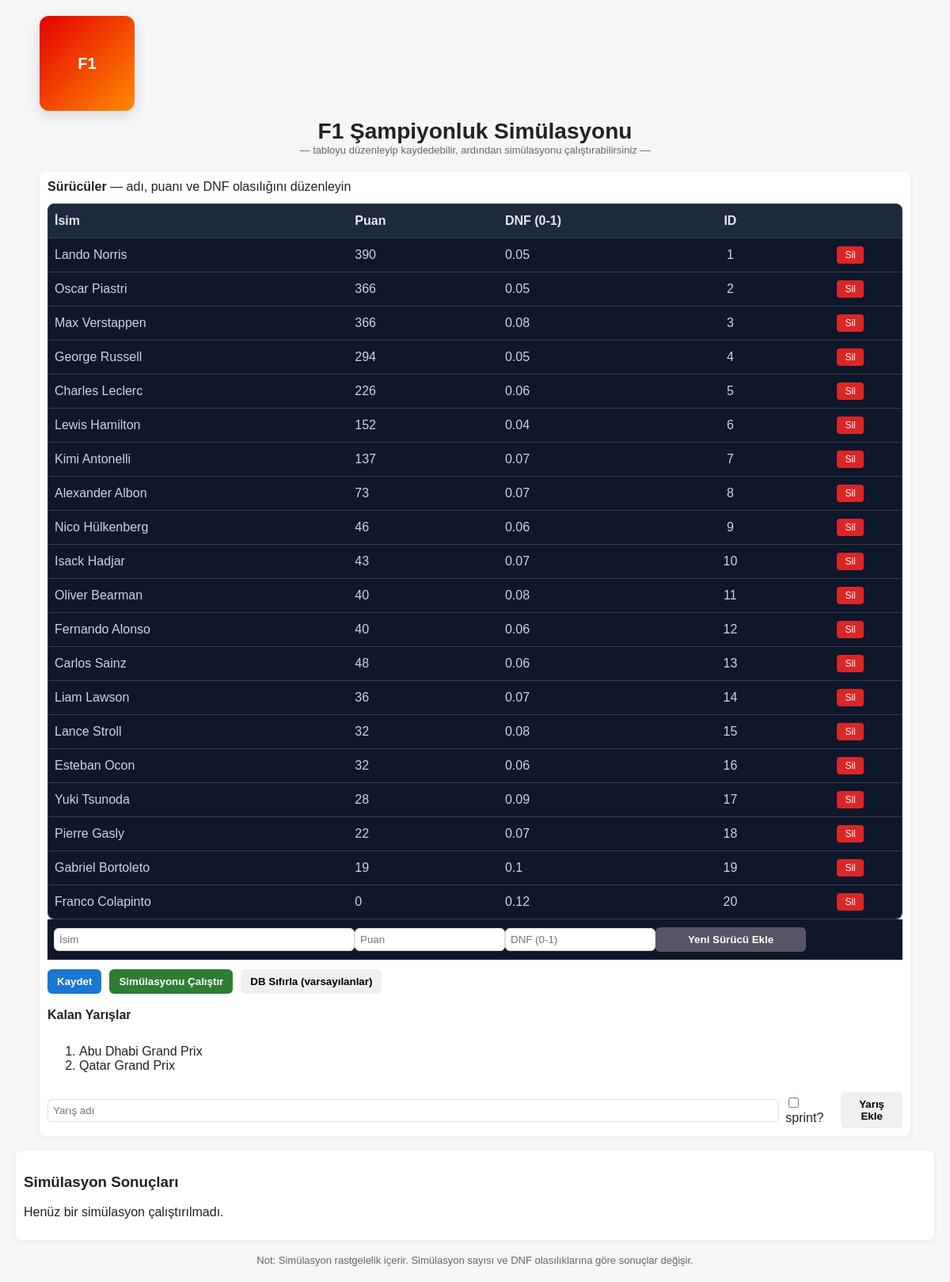
The page / on the database its author committed.
### tables this page shows
CREATE TABLE drivers (
            driver_id INTEGER PRIMARY KEY AUTOINCREMENT,
            name TEXT UNIQUE,
            current_points INTEGER,
            dnf_prob REAL DEFAULT 0.05
        );

CREATE TABLE remaining_races (
            race_id INTEGER PRIMARY KEY AUTOINCREMENT,
            race_name TEXT UNIQUE,
            is_sprint INTEGER DEFAULT 0
        );

### main.py (the view)
@app.route('/')
def index():
    all_data = db.get_all_drivers()
    races_names = db.get_all_races_names()
    probabilities = session.pop('probabilities', None)
    if probabilities:
        return render_template('index.html',all_data=all_data,races_names=races_names, probabilities = probabilities)
    return render_template('index.html',all_data=all_data,races_names=races_names)

### logic.py (called while the page is built)
    def get_all_drivers(self):
        self.c.execute("SELECT name, current_points, dnf_prob, driver_id FROM drivers")
        rows = self.c.fetchall()
        return rows

    def get_all_races_names(self):
        self.c.execute("SELECT race_name FROM remaining_races")
        rows = self.c.fetchall()
        return rows

### templates/index.html (shortened to what this page needs)
<!doctype html>
<html lang="tr">
<head>
    <link rel="stylesheet" href="../static/css/style.css">
</head>
<body>
<div class="container">
    <header>
        <div class="logo">
            F1
        </div>
        <h1>F1 Şampiyonluk Simülasyonu</h1>
        <div class="small">
            — tabloyu düzenleyip kaydedebilir, ardından simülasyonu çalıştırabilirsiniz —
        </div>
    </header>
    <div class="card">
        <div class="card-header">
            <div>
                <strong>Sürücüler</strong> — adı, puanı ve DNF olasılığını düzenleyin
            </div>
        </div>
        <div class="drivers-wrapper">
            <div class="drivers-header">
                <div>İsim</div>
                <div>Puan</div>
                <div>DNF (0-1)</div>
                <div class="text-center">ID</div>
            </div>
            <div id="drivers-area">
                {% if all_data %}
                    {% for name, points, dnf, driver_id in all_data %}
                        <div class="driver-row">
                            <div>{{ name }}</div>
                            <div>{{ points }}</div>
                            <div>{{ dnf }}</div>
                            <div class="text-center">{{ driver_id }}</div>
                            <div class="text-center">
                                <form action="{{ url_for('api_update', id=driver_id) }}"
                                      method="post">
                                    <button type="submit" class="delete-btn">Sil</button>
                                </form>
                            </div>
                        </div>
                    {% endfor %}
                {% endif %}
            </div>
        </div>
        <div class="add-driver-form">
            <form action="{{ url_for('api_drivers') }}" method="post" class="driver-row">
                <input type="text" name="name" placeholder="İsim" required>
                <input type="number" name="points" placeholder="Puan" required>
                <input type="number" name="dnf" step="0.01" min="0" max="1" placeholder="DNF (0-1)" required>
                <button class="btn-add" type="submit">Yeni Sürücü Ekle</button>
            </form>
        </div>
        <div class="actions">
            <form action="{{ url_for('api_drivers') }}" method="post">
                <button class="btn-save" type="submit">Kaydet</button>
            </form>
            <form action="{{ url_for('api_simulate') }}" method="post">
                <button class="btn-sim" type="submit">Simülasyonu Çalıştır</button>
            </form>
            <form action="{{ url_for('api_reset') }}" method="post">
                <button type="submit">DB Sıfırla (varsayılanlar)</button>
            </form>
        </div>
        <div>
            <strong>Kalan Yarışlar</strong>
            <div class="races" id="races-area">
                {% if races_names %}
                    <ol>
                        {% for item in races_names %}
                            <li>{{ item[0] }}</li>
                        {% endfor %}
                    </ol>
                {% endif %}
            </div>
        </div>
            <form action="{{ url_for('api_races') }}" method="post" class="race-form">
                <input
                    type="text"
                    name="race_name"
                    id="race_name"
                    placeholder="Yarış adı">
                <label>
                    <input
                        type="checkbox"
                        name="is_sprint"
                        id="is_sprint">
                    sprint?
                </label>
                <button type="submit">Yarış Ekle</button>
            </form>
        </div>
    </div>
    <div class="results card" id="results">
    <h3>Simülasyon Sonuçları</h3>
    <div id="results-list">
        {% if probabilities %}
            <p>Her sürücünün şampiyon olma olasılığı:</p>
            <table>
                <thead>
                    <tr>
                        <th>Sıra</th>
                        <th>Sürücü</th>
                        <th>Şampiyonluk Olasılığı</th>
                    </tr>
                </thead>
                <tbody>
                    {% for driver, prob in probabilities|dictsort(false, 'value')|reverse %}
                        <tr>
                            <td>{{ loop.index }}</td>
                            <td>{{ driver }}</td>
                            <td>
                                {{ (prob * 100)|round(2) }}%
                            </td>
                        </tr>
                    {% endfor %}
                </tbody>
            </table>
        {% else %}
            <p>Henüz bir simülasyon çalıştırılmadı.</p>
        {% endif %}
    </div>
</div>
    <div class="footer-note">
        Not: Simülasyon rastgelelik içerir. Simülasyon sayısı ve DNF olasılıklarına göre
        sonuçlar değişir.
    </div>
</body>
</html>

### static/css/style.css (style rules this page uses)
body { font-family: Arial, Helvetica, sans-serif; margin: 20px; background: #f4f6f8; color: #222; }
.container { max-width: 1100px; margin: 0 auto; }
header { text-align: center; margin-bottom: 20px; }
.logo { display: inline-block; width: 120px; height: 120px; border-radius: 12px; background: linear-gradient(135deg, #e60000, #ff8a00); color: white; font-weight: 700; font-size: 20px; display: flex; align-items: center; justify-content: center; box-shadow: 0 6px 18px rgba(0, 0, 0, 0.12); }
h1 { margin: 10px 0 0; font-size: 28px; }
.card { background: white; padding: 10px; border-radius: 8px; box-shadow: 0 2px 6px rgba(0, 0, 0, 0.06); }
.card-header { display: flex; justify-content: space-between; align-items: center; gap: 12px; }
input[type="text"], input[type="number"] { width: 100%; box-sizing: border-box; padding: 6px; border: 1px solid #ddd; border-radius: 6px; }
.actions { display: flex; gap: 10px; margin: 12px 0 18px; }
button { padding: 8px 12px; border-radius: 6px; border: none; cursor: pointer; font-weight: 600; }
.btn-save { background: #1976d2; color: white; }
.btn-sim { background: #2e7d32; color: white; }
.btn-add { background: #556; color: white; }
.results { margin-top: 18px; }
.small { font-size: 13px; color: #666; }
.races { margin-top: 12px; display: flex; gap: 8px; flex-wrap: wrap; }
.footer-note { font-size: 13px; color: #666; margin-top: 18px; text-align: center; }
.race-form { margin-top: 8px; display: flex; gap: 8px; align-items: center; }
.text-center { text-align: center; }
.drivers-wrapper { margin-top: 12px; }
.drivers-header { display: grid; grid-template-columns: 2fr 1fr 1fr 1fr 0.6fr; align-items: center; background-color: #1e293b; color: #e2e8f0; font-weight: bold; padding: 12px 8px; border: 1px solid #334155; border-radius: 8px 8px 0 0; }
#drivers-area { border: 1px solid #334155; border-top: none; border-radius: 0 0 8px 8px; overflow: hidden; }
.driver-row { display: grid; grid-template-columns: 2fr 1fr 1fr 1fr 0.6fr; align-items: center; background-color: #0f172a; color: #cbd5e1; padding: 10px 8px; border-bottom: 1px solid #334155; }
.driver-row:last-child { border-bottom: none; }
.delete-btn { background-color: #dc2626; color: white; padding: 4px 10px; border-radius: 4px; cursor: pointer; font-size: 12px; font-weight: 500; }

### rows shown on the page
drivers: name "Lando Norris", current_points "390", dnf_prob "0.05", driver_id "1"
drivers: name "Oscar Piastri", current_points "366", dnf_prob "0.05", driver_id "2"
drivers: name "Max Verstappen", current_points "366", dnf_prob "0.08", driver_id "3"
drivers: name "George Russell", current_points "294", dnf_prob "0.05", driver_id "4"
drivers: name "Charles Leclerc", current_points "226", dnf_prob "0.06", driver_id "5"
drivers: name "Lewis Hamilton", current_points "152", dnf_prob "0.04", driver_id "6"
drivers: name "Kimi Antonelli", current_points "137", dnf_prob "0.07", driver_id "7"
drivers: name "Alexander Albon", current_points "73", dnf_prob "0.07", driver_id "8"
drivers: name "Nico Hülkenberg", current_points "46", dnf_prob "0.06", driver_id "9"
drivers: name "Isack Hadjar", current_points "43", dnf_prob "0.07", driver_id "10"
drivers: name "Oliver Bearman", current_points "40", dnf_prob "0.08", driver_id "11"
drivers: name "Fernando Alonso", current_points "40", dnf_prob "0.06", driver_id "12"
drivers: name "Carlos Sainz", current_points "48", dnf_prob "0.06", driver_id "13"
drivers: name "Liam Lawson", current_points "36", dnf_prob "0.07", driver_id "14"
drivers: name "Lance Stroll", current_points "32", dnf_prob "0.08", driver_id "15"
drivers: name "Esteban Ocon", current_points "32", dnf_prob "0.06", driver_id "16"
drivers: name "Yuki Tsunoda", current_points "28", dnf_prob "0.09", driver_id "17"
drivers: name "Pierre Gasly", current_points "22", dnf_prob "0.07", driver_id "18"
drivers: name "Gabriel Bortoleto", current_points "19", dnf_prob "0.1", driver_id "19"
drivers: name "Franco Colapinto", current_points "0", dnf_prob "0.12", driver_id "20"
remaining_races: race_name "Abu Dhabi Grand Prix"
remaining_races: race_name "Qatar Grand Prix"
